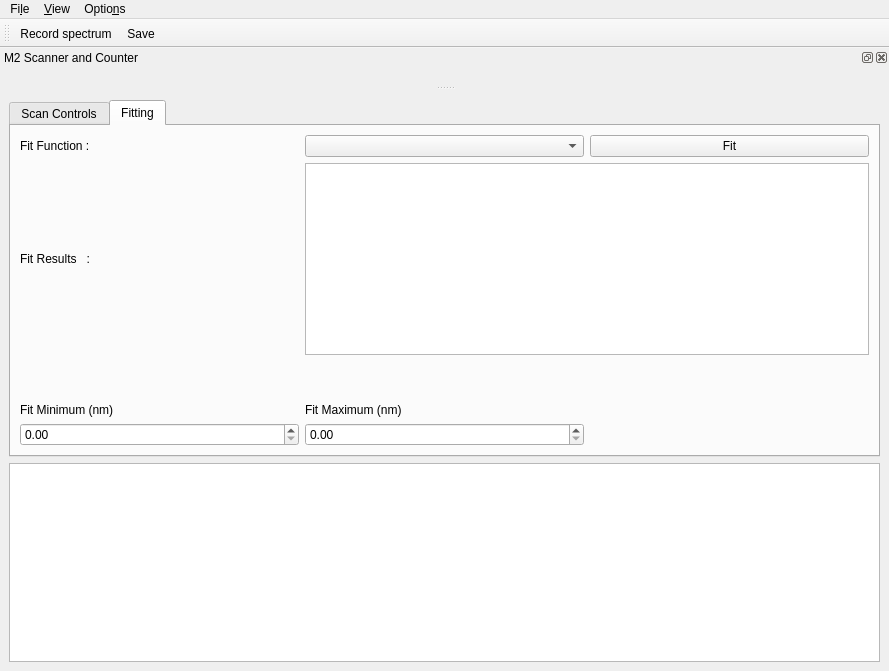
<?xml version="1.0" encoding="UTF-8"?>
<ui version="4.0">
 <class>ScanWindow</class>
 <widget class="QMainWindow" name="ScanWindow">
  <property name="geometry">
   <rect>
    <x>0</x>
    <y>0</y>
    <width>889</width>
    <height>671</height>
   </rect>
  </property>
  <property name="windowTitle">
   <string>qudi: M2 control</string>
  </property>
  <widget class="QWidget" name="centralwidget">
   <layout class="QVBoxLayout" name="verticalLayout_2">
    <item>
     <widget class="QTabWidget" name="tabWidget">
      <property name="currentIndex">
       <number>1</number>
      </property>
      <widget class="QWidget" name="scanControl_page">
       <attribute name="title">
        <string>Scan Controls</string>
       </attribute>
       <layout class="QHBoxLayout" name="horizontalLayout_6">
        <item>
         <layout class="QVBoxLayout" name="verticalLayout_5">
          <item>
           <layout class="QVBoxLayout" name="verticalLayout_8">
            <item>
             <widget class="QLabel" name="wvlnRead_label">
              <property name="text">
               <string>Wavemeter Reading:</string>
              </property>
              <property name="alignment">
               <set>Qt::AlignBottom|Qt::AlignLeading|Qt::AlignLeft</set>
              </property>
             </widget>
            </item>
            <item>
             <widget class="QLabel" name="wvlnRead_disp">
              <property name="text">
               <string>TODO</string>
              </property>
              <property name="alignment">
               <set>Qt::AlignLeading|Qt::AlignLeft|Qt::AlignTop</set>
              </property>
             </widget>
            </item>
           </layout>
          </item>
          <item>
           <layout class="QVBoxLayout" name="verticalLayout_9">
            <item>
             <widget class="QLabel" name="status_label">
              <property name="text">
               <string>Laser Status:</string>
              </property>
              <property name="alignment">
               <set>Qt::AlignBottom|Qt::AlignLeading|Qt::AlignLeft</set>
              </property>
             </widget>
            </item>
            <item>
             <widget class="QLabel" name="status_disp">
              <property name="text">
               <string>TODO</string>
              </property>
              <property name="alignment">
               <set>Qt::AlignLeading|Qt::AlignLeft|Qt::AlignTop</set>
              </property>
             </widget>
            </item>
           </layout>
          </item>
         </layout>
        </item>
        <item>
         <spacer name="horizontalSpacer">
          <property name="orientation">
           <enum>Qt::Horizontal</enum>
          </property>
          <property name="sizeType">
           <enum>QSizePolicy::Minimum</enum>
          </property>
          <property name="sizeHint" stdset="0">
           <size>
            <width>40</width>
            <height>20</height>
           </size>
          </property>
         </spacer>
        </item>
        <item>
         <layout class="QVBoxLayout" name="verticalLayout_7">
          <item>
           <layout class="QVBoxLayout" name="verticalLayout_13">
            <item>
             <widget class="QLabel" name="numScans_label">
              <property name="text">
               <string>Number of Scans:</string>
              </property>
              <property name="alignment">
               <set>Qt::AlignBottom|Qt::AlignLeading|Qt::AlignLeft</set>
              </property>
             </widget>
            </item>
            <item>
             <widget class="QSpinBox" name="numScans_spinBox">
              <property name="maximumSize">
               <size>
                <width>120</width>
                <height>21</height>
               </size>
              </property>
              <property name="alignment">
               <set>Qt::AlignLeading|Qt::AlignLeft|Qt::AlignVCenter</set>
              </property>
              <property name="value">
               <number>1</number>
              </property>
             </widget>
            </item>
           </layout>
          </item>
          <item>
           <spacer name="verticalSpacer">
            <property name="orientation">
             <enum>Qt::Vertical</enum>
            </property>
            <property name="sizeType">
             <enum>QSizePolicy::Fixed</enum>
            </property>
            <property name="sizeHint" stdset="0">
             <size>
              <width>10</width>
              <height>20</height>
             </size>
            </property>
           </spacer>
          </item>
          <item>
           <layout class="QVBoxLayout" name="verticalLayout_14">
            <item>
             <widget class="QLabel" name="scanNumber_label">
              <property name="text">
               <string>Running scan _ of _</string>
              </property>
             </widget>
            </item>
           </layout>
          </item>
          <item>
           <spacer name="verticalSpacer_2">
            <property name="orientation">
             <enum>Qt::Vertical</enum>
            </property>
            <property name="sizeType">
             <enum>QSizePolicy::Fixed</enum>
            </property>
            <property name="sizeHint" stdset="0">
             <size>
              <width>10</width>
              <height>20</height>
             </size>
            </property>
           </spacer>
          </item>
          <item>
           <layout class="QVBoxLayout" name="verticalLayout_15">
            <item>
             <widget class="QLabel" name="calcDwellTime_label">
              <property name="text">
               <string>Scan Resolution:</string>
              </property>
              <property name="alignment">
               <set>Qt::AlignBottom|Qt::AlignLeading|Qt::AlignLeft</set>
              </property>
             </widget>
            </item>
            <item>
             <widget class="QLabel" name="calcDwellTime_disp">
              <property name="text">
               <string>TODO</string>
              </property>
              <property name="alignment">
               <set>Qt::AlignLeading|Qt::AlignLeft|Qt::AlignTop</set>
              </property>
             </widget>
            </item>
           </layout>
          </item>
         </layout>
        </item>
        <item>
         <layout class="QVBoxLayout" name="verticalLayout_10">
          <item>
           <layout class="QVBoxLayout" name="verticalLayout_16">
            <item>
             <widget class="QLabel" name="startWvln_label">
              <property name="text">
               <string>Start Wavelength:</string>
              </property>
              <property name="alignment">
               <set>Qt::AlignBottom|Qt::AlignLeading|Qt::AlignLeft</set>
              </property>
             </widget>
            </item>
            <item>
             <widget class="QDoubleSpinBox" name="startWvln_doubleSpinBox">
              <property name="maximumSize">
               <size>
                <width>120</width>
                <height>21</height>
               </size>
              </property>
              <property name="decimals">
               <number>4</number>
              </property>
              <property name="minimum">
               <double>700.000000000000000</double>
              </property>
              <property name="maximum">
               <double>1000.000000000000000</double>
              </property>
              <property name="singleStep">
               <double>0.010000000000000</double>
              </property>
              <property name="value">
               <double>737.149999999999977</double>
              </property>
             </widget>
            </item>
           </layout>
          </item>
          <item>
           <spacer name="verticalSpacer_3">
            <property name="orientation">
             <enum>Qt::Vertical</enum>
            </property>
            <property name="sizeType">
             <enum>QSizePolicy::Fixed</enum>
            </property>
            <property name="sizeHint" stdset="0">
             <size>
              <width>10</width>
              <height>20</height>
             </size>
            </property>
           </spacer>
          </item>
          <item>
           <layout class="QVBoxLayout" name="verticalLayout_17">
            <item>
             <widget class="QLabel" name="scanRate_label">
              <property name="text">
               <string>Scan Rate:</string>
              </property>
              <property name="alignment">
               <set>Qt::AlignBottom|Qt::AlignLeading|Qt::AlignLeft</set>
              </property>
             </widget>
            </item>
            <item>
             <widget class="QComboBox" name="scanRate_comboBox">
              <property name="maximumSize">
               <size>
                <width>120</width>
                <height>30</height>
               </size>
              </property>
              <property name="currentIndex">
               <number>-1</number>
              </property>
             </widget>
            </item>
           </layout>
          </item>
          <item>
           <spacer name="verticalSpacer_4">
            <property name="orientation">
             <enum>Qt::Vertical</enum>
            </property>
            <property name="sizeType">
             <enum>QSizePolicy::Fixed</enum>
            </property>
            <property name="sizeHint" stdset="0">
             <size>
              <width>10</width>
              <height>20</height>
             </size>
            </property>
           </spacer>
          </item>
          <item>
           <layout class="QVBoxLayout" name="verticalLayout_18">
            <item>
             <widget class="QLabel" name="calcScanRes_label">
              <property name="text">
               <string>Calculated Scan Res:</string>
              </property>
              <property name="alignment">
               <set>Qt::AlignBottom|Qt::AlignLeading|Qt::AlignLeft</set>
              </property>
             </widget>
            </item>
            <item>
             <widget class="QLabel" name="calcScanRes_disp">
              <property name="text">
               <string>TODO</string>
              </property>
              <property name="alignment">
               <set>Qt::AlignLeading|Qt::AlignLeft|Qt::AlignTop</set>
              </property>
             </widget>
            </item>
           </layout>
          </item>
         </layout>
        </item>
        <item>
         <layout class="QVBoxLayout" name="verticalLayout_11">
          <item>
           <layout class="QVBoxLayout" name="verticalLayout_21">
            <item>
             <widget class="QLabel" name="stopWvln_label">
              <property name="text">
               <string>Stop Wavelength:</string>
              </property>
              <property name="alignment">
               <set>Qt::AlignBottom|Qt::AlignLeading|Qt::AlignLeft</set>
              </property>
             </widget>
            </item>
            <item>
             <widget class="QDoubleSpinBox" name="stopWvln_doubleSpinBox">
              <property name="maximumSize">
               <size>
                <width>120</width>
                <height>21</height>
               </size>
              </property>
              <property name="decimals">
               <number>4</number>
              </property>
              <property name="minimum">
               <double>700.000000000000000</double>
              </property>
              <property name="maximum">
               <double>1000.000000000000000</double>
              </property>
              <property name="singleStep">
               <double>0.010000000000000</double>
              </property>
              <property name="value">
               <double>737.179999999999950</double>
              </property>
             </widget>
            </item>
           </layout>
          </item>
          <item>
           <spacer name="verticalSpacer_5">
            <property name="orientation">
             <enum>Qt::Vertical</enum>
            </property>
            <property name="sizeType">
             <enum>QSizePolicy::Fixed</enum>
            </property>
            <property name="sizeHint" stdset="0">
             <size>
              <width>10</width>
              <height>20</height>
             </size>
            </property>
           </spacer>
          </item>
          <item>
           <layout class="QVBoxLayout" name="verticalLayout_20">
            <item>
             <widget class="QLabel" name="scanType_label">
              <property name="text">
               <string>Scan Type:</string>
              </property>
              <property name="alignment">
               <set>Qt::AlignBottom|Qt::AlignLeading|Qt::AlignLeft</set>
              </property>
             </widget>
            </item>
            <item>
             <widget class="QComboBox" name="scanType_comboBox">
              <property name="maximumSize">
               <size>
                <width>120</width>
                <height>30</height>
               </size>
              </property>
             </widget>
            </item>
           </layout>
          </item>
          <item>
           <spacer name="verticalSpacer_6">
            <property name="orientation">
             <enum>Qt::Vertical</enum>
            </property>
            <property name="sizeType">
             <enum>QSizePolicy::Fixed</enum>
            </property>
            <property name="sizeHint" stdset="0">
             <size>
              <width>10</width>
              <height>20</height>
             </size>
            </property>
           </spacer>
          </item>
          <item>
           <layout class="QVBoxLayout" name="verticalLayout_19">
            <item>
             <widget class="QLabel" name="calcTotalTime_label">
              <property name="text">
               <string>Calc. Total Scan Time:</string>
              </property>
              <property name="alignment">
               <set>Qt::AlignBottom|Qt::AlignLeading|Qt::AlignLeft</set>
              </property>
             </widget>
            </item>
            <item>
             <widget class="QLabel" name="calcTotalTime_disp">
              <property name="text">
               <string>TODO</string>
              </property>
              <property name="alignment">
               <set>Qt::AlignLeading|Qt::AlignLeft|Qt::AlignTop</set>
              </property>
             </widget>
            </item>
           </layout>
          </item>
         </layout>
        </item>
        <item>
         <spacer name="horizontalSpacer_2">
          <property name="orientation">
           <enum>Qt::Horizontal</enum>
          </property>
          <property name="sizeType">
           <enum>QSizePolicy::Minimum</enum>
          </property>
          <property name="sizeHint" stdset="0">
           <size>
            <width>40</width>
            <height>20</height>
           </size>
          </property>
         </spacer>
        </item>
        <item>
         <layout class="QVBoxLayout" name="verticalLayout_6">
          <item>
           <layout class="QHBoxLayout" name="horizontalLayout_5">
            <item>
             <widget class="QCheckBox" name="plotPoints_checkBox">
              <property name="text">
               <string>Plot Points</string>
              </property>
             </widget>
            </item>
           </layout>
          </item>
          <item>
           <layout class="QHBoxLayout" name="horizontalLayout_4">
            <item>
             <widget class="QPushButton" name="replot_pushButton">
              <property name="text">
               <string>Replot</string>
              </property>
              <property name="autoDefault">
               <bool>false</bool>
              </property>
              <property name="default">
               <bool>false</bool>
              </property>
              <property name="flat">
               <bool>false</bool>
              </property>
             </widget>
            </item>
           </layout>
          </item>
         </layout>
        </item>
       </layout>
      </widget>
      <widget class="QWidget" name="fitControl_page">
       <attribute name="title">
        <string>Fitting</string>
       </attribute>
       <layout class="QGridLayout" name="gridLayout_2">
        <item row="2" column="0">
         <widget class="QLabel" name="resultsLabel">
          <property name="sizePolicy">
           <sizepolicy hsizetype="Preferred" vsizetype="Preferred">
            <horstretch>0</horstretch>
            <verstretch>0</verstretch>
           </sizepolicy>
          </property>
          <property name="text">
           <string>Fit Results   :</string>
          </property>
         </widget>
        </item>
        <item row="0" column="3">
         <widget class="QPushButton" name="do_fit_PushButton">
          <property name="minimumSize">
           <size>
            <width>20</width>
            <height>0</height>
           </size>
          </property>
          <property name="text">
           <string>Fit</string>
          </property>
         </widget>
        </item>
        <item row="0" column="2">
         <widget class="FitSettingsComboBox" name="fit_methods_ComboBox">
          <property name="minimumSize">
           <size>
            <width>150</width>
            <height>0</height>
           </size>
          </property>
         </widget>
        </item>
        <item row="0" column="0">
         <widget class="QLabel" name="functionLabel">
          <property name="text">
           <string>Fit Function :</string>
          </property>
         </widget>
        </item>
        <item row="2" column="2" colspan="2">
         <widget class="QTextBrowser" name="fit_results_DisplayWidget">
          <property name="sizePolicy">
           <sizepolicy hsizetype="Preferred" vsizetype="Preferred">
            <horstretch>0</horstretch>
            <verstretch>0</verstretch>
           </sizepolicy>
          </property>
         </widget>
        </item>
        <item row="3" column="0">
         <spacer name="verticalSpacer_8">
          <property name="orientation">
           <enum>Qt::Vertical</enum>
          </property>
          <property name="sizeHint" stdset="0">
           <size>
            <width>20</width>
            <height>40</height>
           </size>
          </property>
         </spacer>
        </item>
        <item row="4" column="0">
         <widget class="QLabel" name="label">
          <property name="text">
           <string>Fit Minimum (nm)</string>
          </property>
         </widget>
        </item>
        <item row="5" column="2">
         <widget class="QDoubleSpinBox" name="doubleSpinBox_fitmax"/>
        </item>
        <item row="5" column="0">
         <widget class="QDoubleSpinBox" name="doubleSpinBox_fitmin"/>
        </item>
        <item row="4" column="2">
         <widget class="QLabel" name="label_2">
          <property name="text">
           <string>Fit Maximum (nm)</string>
          </property>
         </widget>
        </item>
       </layout>
      </widget>
     </widget>
    </item>
    <item>
     <widget class="PlotWidget" name="plotWidget"/>
    </item>
   </layout>
  </widget>
  <widget class="QMenuBar" name="menubar">
   <property name="geometry">
    <rect>
     <x>0</x>
     <y>0</y>
     <width>889</width>
     <height>21</height>
    </rect>
   </property>
   <widget class="QMenu" name="menuLaserscan">
    <property name="title">
     <string>Fi&amp;le</string>
    </property>
    <addaction name="save_scan_Action"/>
    <addaction name="actionSave_as"/>
    <addaction name="actionClose"/>
   </widget>
   <widget class="QMenu" name="menuView">
    <property name="title">
     <string>&amp;View</string>
    </property>
    <addaction name="restore_default_view_Action"/>
   </widget>
   <widget class="QMenu" name="menuOptions">
    <property name="title">
     <string>Optio&amp;ns</string>
    </property>
    <addaction name="action_FitSettings"/>
   </widget>
   <addaction name="menuLaserscan"/>
   <addaction name="menuView"/>
   <addaction name="menuOptions"/>
  </widget>
  <widget class="QToolBar" name="measure_ToolBar">
   <property name="enabled">
    <bool>true</bool>
   </property>
   <property name="windowTitle">
    <string>toolBar</string>
   </property>
   <attribute name="toolBarArea">
    <enum>TopToolBarArea</enum>
   </attribute>
   <attribute name="toolBarBreak">
    <bool>false</bool>
   </attribute>
   <addaction name="run_scan_Action"/>
   <addaction name="save_scan_Action"/>
  </widget>
  <widget class="QDockWidget" name="scan_parameters_dockWidget">
   <property name="sizePolicy">
    <sizepolicy hsizetype="Preferred" vsizetype="Preferred">
     <horstretch>0</horstretch>
     <verstretch>0</verstretch>
    </sizepolicy>
   </property>
   <property name="windowTitle">
    <string>M2 Scanner and Counter</string>
   </property>
   <attribute name="dockWidgetArea">
    <number>4</number>
   </attribute>
   <widget class="QWidget" name="dockWidgetContents_4">
    <layout class="QVBoxLayout" name="verticalLayout_3"/>
   </widget>
  </widget>
  <action name="actionClose">
   <property name="icon">
    <iconset>
     <normaloff>../../artwork/icons/oxygen/22x22/application-exit.png</normaloff>../../artwork/icons/oxygen/22x22/application-exit.png</iconset>
   </property>
   <property name="text">
    <string>&amp;Close</string>
   </property>
  </action>
  <action name="run_scan_Action">
   <property name="icon">
    <iconset>
     <normaloff>../../artwork/icons/qudiTheme/22x22/record-counter.png</normaloff>../../artwork/icons/qudiTheme/22x22/record-counter.png</iconset>
   </property>
   <property name="text">
    <string>Record spectrum</string>
   </property>
   <property name="toolTip">
    <string>Record spectrum (A)</string>
   </property>
   <property name="shortcut">
    <string>A</string>
   </property>
  </action>
  <action name="stop_diff_spec_Action">
   <property name="enabled">
    <bool>false</bool>
   </property>
   <property name="text">
    <string>Stop differential</string>
   </property>
  </action>
  <action name="restore_default_view_Action">
   <property name="text">
    <string>&amp;Restore default view</string>
   </property>
  </action>
  <action name="start_diff_spec_Action">
   <property name="text">
    <string>Start differential</string>
   </property>
   <property name="toolTip">
    <string>Start differential (D)</string>
   </property>
   <property name="shortcut">
    <string>D</string>
   </property>
  </action>
  <action name="save_scan_Action">
   <property name="icon">
    <iconset>
     <normaloff>../../artwork/icons/oxygen/22x22/document-save.png</normaloff>../../artwork/icons/oxygen/22x22/document-save.png</iconset>
   </property>
   <property name="text">
    <string>&amp;Save</string>
   </property>
   <property name="toolTip">
    <string>Save spectrum (Strg+S)</string>
   </property>
   <property name="shortcut">
    <string>Ctrl+S</string>
   </property>
  </action>
  <action name="resume_diff_spec_Action">
   <property name="text">
    <string>Resume differential</string>
   </property>
   <property name="toolTip">
    <string>Resume a differential spectrum which was stopped</string>
   </property>
  </action>
  <action name="acquire_background_Action">
   <property name="text">
    <string>Acquire Background</string>
   </property>
   <property name="iconText">
    <string>Acquire &amp;Background</string>
   </property>
   <property name="toolTip">
    <string>Acquire Background Spectrum (B)</string>
   </property>
   <property name="shortcut">
    <string>B</string>
   </property>
  </action>
  <action name="correct_background_Action">
   <property name="checkable">
    <bool>true</bool>
   </property>
   <property name="icon">
    <iconset>
     <normaloff>../../artwork/styles/application/qdark/checkbox_unchecked.png</normaloff>
     <normalon>../../artwork/styles/application/qdark/checkbox_checked.png</normalon>../../artwork/styles/application/qdark/checkbox_unchecked.png</iconset>
   </property>
   <property name="text">
    <string>&amp;Correct Background</string>
   </property>
   <property name="toolTip">
    <string>Select if the background correction should be appied (C)</string>
   </property>
   <property name="shortcut">
    <string>C</string>
   </property>
  </action>
  <action name="save_background_Action">
   <property name="text">
    <string>Save Background</string>
   </property>
   <property name="toolTip">
    <string>Save the background spectrum (Shift+B)</string>
   </property>
   <property name="shortcut">
    <string>Shift+B</string>
   </property>
  </action>
  <action name="action_FitSettings">
   <property name="text">
    <string>&amp;Fit settings</string>
   </property>
  </action>
  <action name="actionSave_as">
   <property name="text">
    <string>&amp;Save as...</string>
   </property>
  </action>
 </widget>
 <customwidgets>
  <customwidget>
   <class>PlotWidget</class>
   <extends>QGraphicsView</extends>
   <header>pyqtgraph</header>
  </customwidget>
  <customwidget>
   <class>FitSettingsComboBox</class>
   <extends>QComboBox</extends>
   <header>gui/fitsettings</header>
  </customwidget>
 </customwidgets>
 <resources/>
 <connections>
  <connection>
   <sender>actionClose</sender>
   <signal>triggered()</signal>
   <receiver>ScanWindow</receiver>
   <slot>close()</slot>
   <hints>
    <hint type="sourcelabel">
     <x>-1</x>
     <y>-1</y>
    </hint>
    <hint type="destinationlabel">
     <x>401</x>
     <y>299</y>
    </hint>
   </hints>
  </connection>
 </connections>
</ui>
